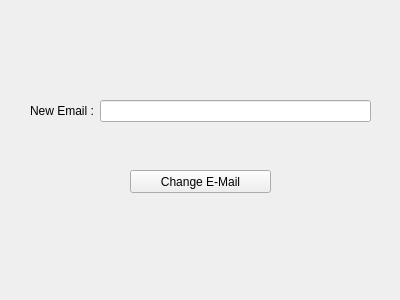
<?xml version="1.0" encoding="UTF-8"?>
<ui version="4.0">
 <class>Form</class>
 <widget class="QWidget" name="Form">
  <property name="geometry">
   <rect>
    <x>0</x>
    <y>0</y>
    <width>400</width>
    <height>300</height>
   </rect>
  </property>
  <property name="windowTitle">
   <string>Form</string>
  </property>
  <widget class="QPushButton" name="changeEmailBtn">
   <property name="geometry">
    <rect>
     <x>130</x>
     <y>170</y>
     <width>141</width>
     <height>23</height>
    </rect>
   </property>
   <property name="text">
    <string>Change E-Mail</string>
   </property>
  </widget>
  <widget class="QWidget" name="formLayoutWidget">
   <property name="geometry">
    <rect>
     <x>30</x>
     <y>100</y>
     <width>341</width>
     <height>31</height>
    </rect>
   </property>
   <layout class="QFormLayout" name="formLayout">
    <item row="0" column="0">
     <widget class="QLabel" name="label">
      <property name="text">
       <string>New Email :</string>
      </property>
     </widget>
    </item>
    <item row="0" column="1">
     <widget class="QLineEdit" name="change_User_Email_Label"/>
    </item>
   </layout>
  </widget>
 </widget>
 <resources/>
 <connections/>
</ui>
